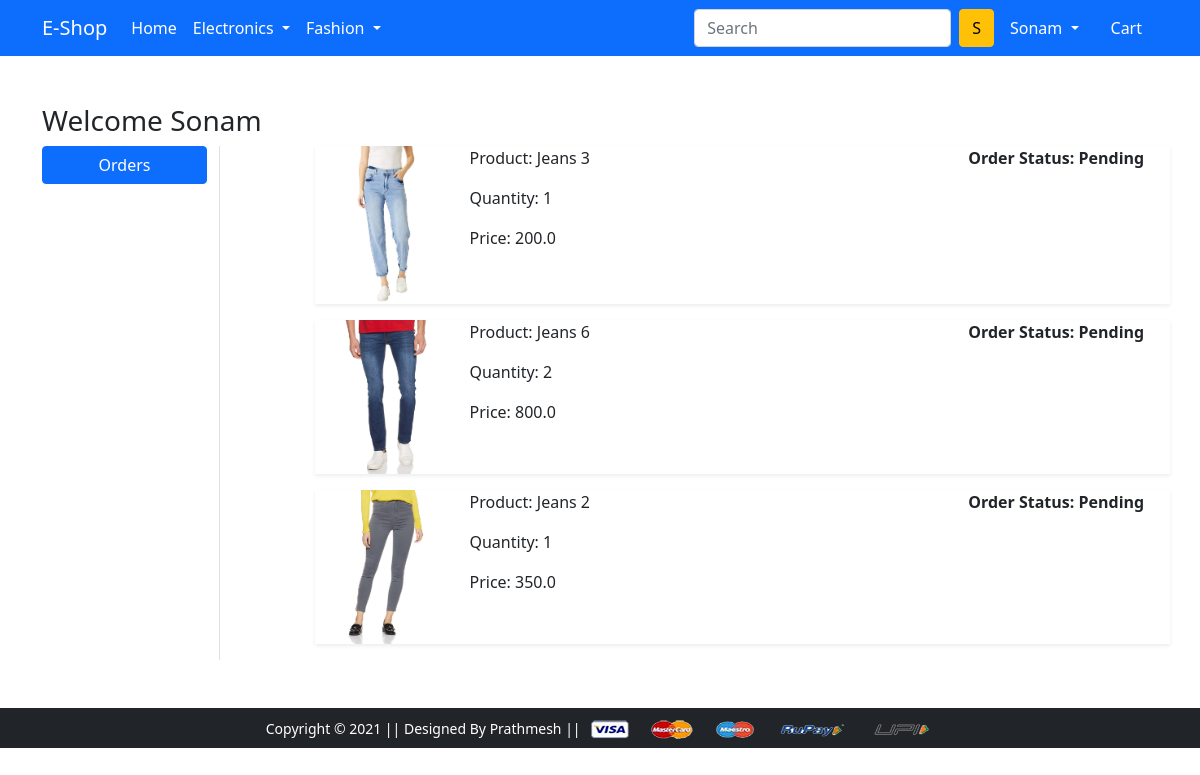
Page /orders/ (signed in) on the committed database.
### app/models.py (models this page shows, shortened)
class OrderPlaced(models.Model):
 user = models.ForeignKey(User, on_delete=models.CASCADE)
 customer = models.ForeignKey(Customer, on_delete=models.CASCADE)
 product = models.ForeignKey(Product, on_delete=models.CASCADE)
 quantity = models.PositiveIntegerField(default=1)
 ordered_date = models.DateTimeField(auto_now_add=True)
 status = models.CharField(max_length=50,choices=STATUS_CHOICES,default='Pending')
 @property
 def total_cost(self):
   return self.quantity * self.product.discounted_price

class Product(models.Model):
 title = models.CharField(max_length=100)
 selling_price = models.FloatField()
 discounted_price = models.FloatField()
 description = models.TextField()
 brand = models.CharField(max_length=100)
 category = models.CharField( choices=CATEGORY_CHOICES, max_length=2)
 product_image = models.ImageField(upload_to='productimg')

### app/views.py (the view)
# urls.py: path('orders/', views.orders, name='orders'),
@login_required
def orders(request):
    op = OrderPlaced.objects.filter(user=request.user)
    return render(request, 'app/orders.html', {'order_placed': op})

### app/templates/app/orders.html (shortened to what this page needs)
{% extends 'app/base.html' %}
{% load static %}
{% block main-content %}
<div class="container my-5">
 <div class="row">
 <h3>Welcome <span class="text-capitalize">{{request.user}}</span></h3>
  <div class="col-sm-2 border-end">
   <ul class="list-unstyled">
    <li class="d-grid"><a href="{% url 'orders' %}" class="btn btn-primary">Orders</a></li>
   </ul>
  </div>
  <div class="col-sm-9 offset-sm-1">
  {% for op in order_placed %}
   <div class="row shadow-sm mb-3">
    <div class="col-sm-2">
     <img src="{{op.product.product_image.url}}" alt="" srcset="" class="img-fluid" height="150" width="150">
    </div>
    <div class="col-sm-7">
     <p>Product: {{op.product.title}}</p>
     <p>Quantity: {{op.quantity}}</p>
     <p>Price: {{op.total_cost}}</p>
    </div>
    <div class="col-sm-3 fw-bold">
     <p>Order Status: {{op.status}}</p>
    </div>
    </div>
    {% endfor %}
  </div>
 </div>
</div>
{% endblock main-content %}

### app/templates/app/base.html (shortened to what this page needs)
<!doctype html>
{% load static %}
<html lang="en">
  <head>
    <link href="https://cdn.jsdelivr.net/npm/bootstrap@5.0.0-beta1/dist/css/bootstrap.min.css" rel="stylesheet">
    <link rel="stylesheet" href="{% static 'app/css/owl.carousel.min.css' %}">
    <link rel="stylesheet" href="{% static 'app/css/all.min.css' %}">
    <link rel="stylesheet" href="{% static 'app/css/style.css' %}">
  </head>
  <body>
    <nav class="navbar navbar-expand-lg navbar-dark bg-primary">
     <div class="container">
       <a class="navbar-brand" href="/">E-Shop</a>
       <div class="collapse navbar-collapse" id="navbarSupportedContent">
         <ul class="navbar-nav me-auto mb-2 mb-lg-0">
           <li class="nav-item">
             <a class="nav-link active" aria-current="page" href="/">Home</a>
           </li>
           <li class="nav-item dropdown">
             <a class="nav-link dropdown-toggle text-white" href="#" id="electronicsDropdown" role="button" data-bs-toggle="dropdown" aria-expanded="false">
               Electronics
             </a>
           </li>
           <li class="nav-item dropdown">
             <a class="nav-link dropdown-toggle text-white" href="#" id="fashionDropdown" role="button" data-bs-toggle="dropdown" aria-expanded="false">
               Fashion
             </a>
           </li>
         </ul>
         <form class="d-flex">
           <input class="form-control me-2" type="search" placeholder="Search" aria-label="Search">
           <button class="btn btn-warning" type="submit">S</button>
         </form>
         <div>
          <ul class="navbar-nav me-auto mb-2 mb-lg-0">
          {% if request.user.is_authenticated %}
           <li class="nav-item dropdown mx-2">
              <a class="nav-link dropdown-toggle text-white" href="#" id="profileDropdown" role="button" data-bs-toggle="dropdown" aria-expanded="false">
                {{request.user.username|capfirst}}
              </a>
            </li>
            <li class="nav-item mx-2">
             <a href="{% url 'showcart' %}" class="nav-link text-white"> Cart </a>
            </li>
          {% endif %}
          </ul>
         </div>
       </div>
     </div>
    </nav>
    {% block main-content %} {% endblock main-content %}
    <footer class="container-fluid bg-dark text-center p-2 mt-5">
        <small class="text-white">Copyright &copy; 2021 || Designed By Prathmesh || </small>
        <img src="{% static 'app/images/payment.png' %}" alt="" srcset="" class="img-fluid" height="2px">
    </footer>
  </body>
</html>

### rows in the picture
OrderPlaced: product.product_image (picture), product "Jeans 3", quantity "1", total_cost "200.0", status "Pending"
OrderPlaced: product.product_image (picture), product "Jeans 6", quantity "2", total_cost "800.0", status "Pending"
OrderPlaced: product.product_image (picture), product "Jeans 2", quantity "1", total_cost "350.0", status "Pending"

### other values in the picture
{{ request.user.username|capfirst }} "Sonam"
{{ request.user }} "Sonam"
